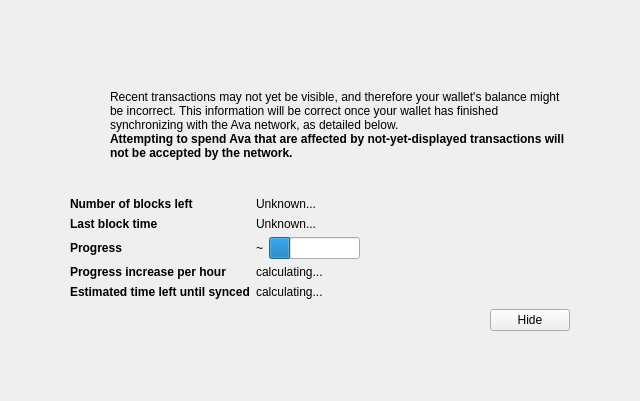
<?xml version="1.0" encoding="UTF-8"?>
<ui version="4.0">
 <class>ModalOverlay</class>
 <widget class="ModalOverlay" name="ModalOverlay">
  <property name="geometry">
   <rect>
    <x>0</x>
    <y>0</y>
    <width>640</width>
    <height>401</height>
   </rect>
  </property>
  <property name="windowTitle">
   <string>Form</string>
  </property>
  <layout class="QVBoxLayout" name="verticalLayout" stretch="0">
   <property name="sizeConstraint">
    <enum>QLayout::SetDefaultConstraint</enum>
   </property>
   <property name="leftMargin">
    <number>0</number>
   </property>
   <property name="topMargin">
    <number>0</number>
   </property>
   <property name="rightMargin">
    <number>0</number>
   </property>
   <property name="bottomMargin">
    <number>0</number>
   </property>
   <item>
    <widget class="QWidget" name="bgWidget" native="true">
     <property name="styleSheet">
      <string notr="true"/>
     </property>
     <layout class="QVBoxLayout" name="verticalLayoutMain" stretch="0">
      <property name="leftMargin">
       <number>60</number>
      </property>
      <property name="topMargin">
       <number>60</number>
      </property>
      <property name="rightMargin">
       <number>60</number>
      </property>
      <property name="bottomMargin">
       <number>60</number>
      </property>
      <item>
       <widget class="QWidget" name="contentWidget" native="true">
        <property name="styleSheet">
         <string notr="true"/>
        </property>
        <layout class="QVBoxLayout" name="verticalLayoutSub" stretch="1,0,0,0,0">
         <property name="spacing">
          <number>0</number>
         </property>
         <property name="leftMargin">
          <number>10</number>
         </property>
         <property name="topMargin">
          <number>10</number>
         </property>
         <property name="rightMargin">
          <number>10</number>
         </property>
         <property name="bottomMargin">
          <number>10</number>
         </property>
         <item>
          <layout class="QHBoxLayout" name="horizontalLayoutIconText" stretch="0,1">
           <property name="topMargin">
            <number>20</number>
           </property>
           <item>
            <layout class="QVBoxLayout" name="verticalLayoutIcon">
             <property name="leftMargin">
              <number>0</number>
             </property>
             <item>
              <widget class="QPushButton" name="warningIcon">
               <property name="enabled">
                <bool>false</bool>
               </property>
               <property name="text">
                <string/>
               </property>
               <property name="icon">
                <iconset>
                 <normaloff>:/icons/warning</normaloff>
                 <disabledoff>:/icons/warning</disabledoff>:/icons/warning</iconset>
               </property>
               <property name="iconSize">
                <size>
                 <width>48</width>
                 <height>48</height>
                </size>
               </property>
               <property name="flat">
                <bool>true</bool>
               </property>
              </widget>
             </item>
             <item>
              <spacer name="verticalSpacerWarningIcon">
               <property name="orientation">
                <enum>Qt::Vertical</enum>
               </property>
               <property name="sizeHint" stdset="0">
                <size>
                 <width>20</width>
                 <height>40</height>
                </size>
               </property>
              </spacer>
             </item>
            </layout>
           </item>
           <item>
            <layout class="QVBoxLayout" name="verticalLayoutInfoText">
             <property name="leftMargin">
              <number>0</number>
             </property>
             <property name="topMargin">
              <number>0</number>
             </property>
             <item>
              <widget class="QLabel" name="infoText">
               <property name="text">
                <string>Recent transactions may not yet be visible, and therefore your wallet's balance might be incorrect. This information will be correct once your wallet has finished synchronizing with the Ava network, as detailed below.</string>
               </property>
               <property name="textFormat">
                <enum>Qt::RichText</enum>
               </property>
               <property name="wordWrap">
                <bool>true</bool>
               </property>
              </widget>
             </item>
             <item>
              <widget class="QLabel" name="infoTextStrong">
               <property name="font">
                <font>
                 <weight>75</weight>
                 <bold>true</bold>
                </font>
               </property>
               <property name="text">
                <string>Attempting to spend Ava that are affected by not-yet-displayed transactions will not be accepted by the network.</string>
               </property>
               <property name="textFormat">
                <enum>Qt::RichText</enum>
               </property>
               <property name="wordWrap">
                <bool>true</bool>
               </property>
              </widget>
             </item>
             <item>
              <spacer name="verticalSpacerInTextSpace">
               <property name="orientation">
                <enum>Qt::Vertical</enum>
               </property>
               <property name="sizeHint" stdset="0">
                <size>
                 <width>20</width>
                 <height>40</height>
                </size>
               </property>
              </spacer>
             </item>
            </layout>
           </item>
          </layout>
         </item>
         <item>
          <spacer name="verticalSpacerAfterText">
           <property name="orientation">
            <enum>Qt::Vertical</enum>
           </property>
           <property name="sizeHint" stdset="0">
            <size>
             <width>20</width>
             <height>40</height>
            </size>
           </property>
          </spacer>
         </item>
         <item>
          <layout class="QFormLayout" name="formLayout">
           <property name="fieldGrowthPolicy">
            <enum>QFormLayout::FieldsStayAtSizeHint</enum>
           </property>
           <property name="horizontalSpacing">
            <number>6</number>
           </property>
           <property name="verticalSpacing">
            <number>6</number>
           </property>
           <property name="topMargin">
            <number>10</number>
           </property>
           <item row="0" column="0">
            <widget class="QLabel" name="labelNumberOfBlocksLeft">
             <property name="font">
              <font>
               <weight>75</weight>
               <bold>true</bold>
              </font>
             </property>
             <property name="text">
              <string>Number of blocks left</string>
             </property>
            </widget>
           </item>
           <item row="0" column="1">
            <widget class="QLabel" name="numberOfBlocksLeft">
             <property name="text">
              <string>Unknown...</string>
             </property>
            </widget>
           </item>
           <item row="1" column="0">
            <widget class="QLabel" name="labelLastBlockTime">
             <property name="font">
              <font>
               <weight>75</weight>
               <bold>true</bold>
              </font>
             </property>
             <property name="text">
              <string>Last block time</string>
             </property>
            </widget>
           </item>
           <item row="1" column="1">
            <widget class="QLabel" name="newestBlockDate">
             <property name="sizePolicy">
              <sizepolicy hsizetype="Maximum" vsizetype="Preferred">
               <horstretch>0</horstretch>
               <verstretch>0</verstretch>
              </sizepolicy>
             </property>
             <property name="text">
              <string>Unknown...</string>
             </property>
            </widget>
           </item>
           <item row="2" column="0">
            <widget class="QLabel" name="labelSyncDone">
             <property name="font">
              <font>
               <weight>75</weight>
               <bold>true</bold>
              </font>
             </property>
             <property name="text">
              <string>Progress</string>
             </property>
            </widget>
           </item>
           <item row="2" column="1">
            <layout class="QHBoxLayout" name="horizontalLayoutSync" stretch="0,1">
             <item>
              <widget class="QLabel" name="percentageProgress">
               <property name="text">
                <string>~</string>
               </property>
              </widget>
             </item>
             <item>
              <widget class="QProgressBar" name="progressBar">
               <property name="value">
                <number>24</number>
               </property>
               <property name="format">
                <string/>
               </property>
              </widget>
             </item>
            </layout>
           </item>
           <item row="4" column="0">
            <widget class="QLabel" name="labelProgressIncrease">
             <property name="font">
              <font>
               <weight>75</weight>
               <bold>true</bold>
              </font>
             </property>
             <property name="text">
              <string>Progress increase per hour</string>
             </property>
            </widget>
           </item>
           <item row="4" column="1">
            <widget class="QLabel" name="progressIncreasePerH">
             <property name="text">
              <string>calculating...</string>
             </property>
            </widget>
           </item>
           <item row="5" column="0">
            <widget class="QLabel" name="labelEstimatedTimeLeft">
             <property name="font">
              <font>
               <weight>75</weight>
               <bold>true</bold>
              </font>
             </property>
             <property name="text">
              <string>Estimated time left until synced</string>
             </property>
            </widget>
           </item>
           <item row="5" column="1">
            <widget class="QLabel" name="expectedTimeLeft">
             <property name="text">
              <string>calculating...</string>
             </property>
            </widget>
           </item>
          </layout>
         </item>
         <item>
          <layout class="QHBoxLayout" name="horizontalLayoutButtons">
           <property name="leftMargin">
            <number>10</number>
           </property>
           <property name="topMargin">
            <number>10</number>
           </property>
           <item>
            <spacer name="horizontalSpacer">
             <property name="orientation">
              <enum>Qt::Horizontal</enum>
             </property>
             <property name="sizeHint" stdset="0">
              <size>
               <width>40</width>
               <height>20</height>
              </size>
             </property>
            </spacer>
           </item>
           <item>
            <widget class="QPushButton" name="closeButton">
             <property name="text">
              <string>Hide</string>
             </property>
            </widget>
           </item>
          </layout>
         </item>
         <item>
          <layout class="QVBoxLayout" name="verticalLayout_2">
           <item>
            <spacer name="verticalSpacer">
             <property name="orientation">
              <enum>Qt::Vertical</enum>
             </property>
             <property name="sizeHint" stdset="0">
              <size>
               <width>20</width>
               <height>40</height>
              </size>
             </property>
            </spacer>
           </item>
          </layout>
         </item>
        </layout>
       </widget>
      </item>
     </layout>
    </widget>
   </item>
  </layout>
 </widget>
 <customwidgets>
  <customwidget>
   <class>ModalOverlay</class>
   <extends>QWidget</extends>
   <header>modaloverlay.h</header>
   <container>1</container>
  </customwidget>
 </customwidgets>
 <resources/>
 <connections/>
</ui>
